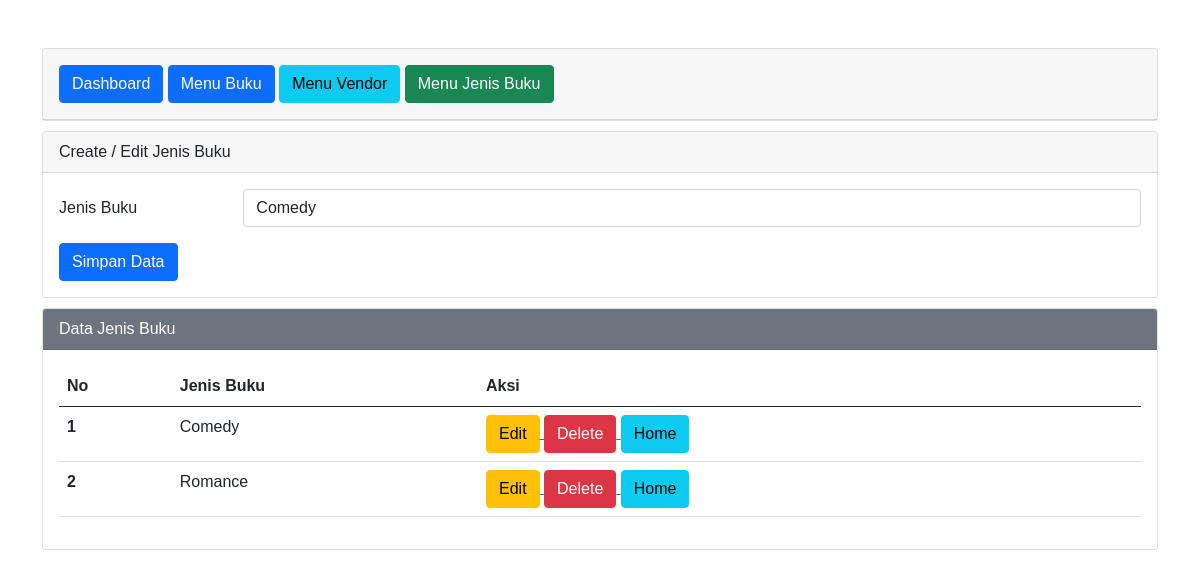
/jenisBuku.php?op=edit&id_jenis_buku=5, run on the app's committed database.
### tables this page shows
CREATE TABLE `jenisbuku` (
  `id_jenis_buku` int(11) NOT NULL,
  `nama_jenis_buku` varchar(100) NOT NULL
);

### jenisBuku.php (the view, shortened to what this page needs)
<?php
$host       = "localhost";
$user       = "root";
$pass       = "";
$db         = "perpustakaan_2022";
$koneksi    = mysqli_connect($host, $user, $pass, $db);
$nama = "";
if (isset($_GET['op'])) {
    $op = $_GET['op'];
} else {
    $op = "";
}
if ($op == 'edit') {
    $idJenisBuku     = $_GET['id_jenis_buku'];
    $sql1       = "select * from jenisbuku where id_jenis_buku = '$idJenisBuku'";
    $q1         = mysqli_query($koneksi, $sql1);
    $r1         = mysqli_fetch_array($q1);
    $nama       = $r1['nama_jenis_buku'];
}
?>
<!DOCTYPE html>
<html lang="en">
<head>
    <link href="https://cdn.jsdelivr.net/npm/bootstrap@5.0.2/dist/css/bootstrap.min.css" rel="stylesheet">
    <link rel="stylesheet" href="style.css" />
</head>
<body class="container">
    <div class="mt-4">
        <div class="card mt-5">
            <div class="card-header">
            <a href="Dashboard.html" class="btn btn-primary mt-2 mb-2">Dashboard</a>
            <a href="index.php" class="btn btn-primary mt-2 mb-2">Menu Buku</a>
                <a href="vendor.php" class="btn btn-info mt-2 mb-2">Menu Vendor</a>
                <a href="jenisBuku.php" class="btn btn-success mt-2 mb-2">Menu Jenis Buku</a>
            </div>
        </div>
        <div class="card ">
            <div class="card-header">
                Create / Edit Jenis Buku
            </div>
            <div class="card-body">
                <form action="" method="POST">
                    <div class="mb-3 row">
                        <label for="nama" class="col-sm-2 col-form-label">Jenis Buku</label>
                        <div class="col-sm-10">
                            <input type="text" class="form-control" id="nama" name="nama" value="<?php echo $nama ?>">
                        </div>
                    </div>
                    <div class="col-12">
                        <input type="submit" name="simpan" value="Simpan Data" class="btn btn-primary" />
                    </div>
                </form>
            </div>
        </div>
        <div class="card">
            <div class="card-header text-white bg-secondary">
                Data Jenis Buku
            </div>
            <div class="card-body">
                <table class="table">
                    <thead>
                        <tr>
                            <th scope="col">No</th>
                            <th scope="col">Jenis Buku</th>
                            <th scope="col">Aksi</th>
                        </tr>
                    <tbody>
                        <?php
                        $sql2 = "SELECT * FROM `jenisbuku` ORDER BY id_jenis_buku ASC";
                        $q2 = mysqli_query($koneksi, $sql2);
                        $urut = 1;
                        while ($r2 = mysqli_fetch_array($q2)) {
                            $idJenisBuku = $r2['id_jenis_buku'];
                            $nama = $r2['nama_jenis_buku'];
                        ?>
                            <tr>
                                <th scope="row"><?php echo $urut++ ?> </th>
                                <td scope="row"><?php echo $nama ?></td>
                                <td scope="row">
                                    <a href="jenisBuku.php?op=edit&id_jenis_buku=<?php echo $idJenisBuku ?>">
                                        <button type="button" class="btn btn-warning">Edit</button>
                                    </a>
                                    <a href="jenisBuku.php?op=delete&id_jenis_buku=<?php echo $idJenisBuku ?>" onclick="return confirm('Yakin Hapus Data')">
                                        <button type="button" class="btn btn-danger">Delete</button>
                                    </a>
                                    <a href="dashboard.html" onclick="return confirm('Kembali Ke Menu Utama')">
                                        <button type="button" class="btn btn-info">Home</button>
                                    </a>
                                </td>
                            </tr>
                        <?php
                        }
                        ?>
                    </tbody>
                    </thead>
                </table>
            </div>
        </div>
    </div>
</body>
</html>

### style.css (style rules this page uses)
* { margin: 0; padding: 0; font-family: sans-serif; }
.container { width: 100%; height: 100vh; list-style-position: center; background-image: linear-gradient( rgba(126, 121, 121, 0.75), rgba(0, 0, 0, 0.75) ) url(image/history.jpg); background-position: center; background-size: cover; }
.card { margin-top: 10px; }

### data on the page
jenisbuku: nama "Comedy", nama_jenis_buku "Comedy"
jenisbuku: nama_jenis_buku "Romance"
